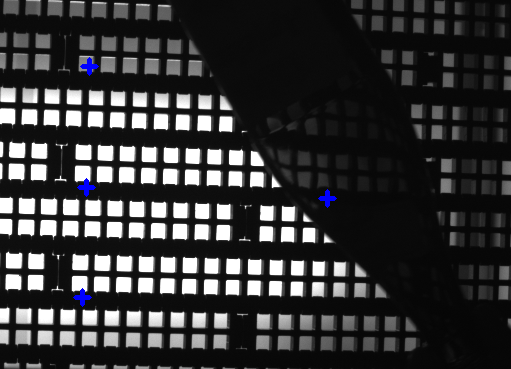
#> input picture algorithms-teach-data/blob-detection-cap.bmp, 511 x 369 px; its folder holds only this picture in this run
$ python master_project.py
#> lines starting #> are read from the running program, lines starting #| are printed output that depends on the picture
### cap_detection.py
import numpy as np
import cv2 as cv
from bottle_detection import BottleDetection

cap_no_filter = {
    "min_convex": 0.75,
    "min_inertia_ratio": 0.55,
    "min_threshold_value": 12,
    "filter_kernel_size": 17,
    "marker_size": 12,
    "marker_width": 2,
    "min_area": 40,
    "max_area": 100
}

cap_with_filter = {
    "min_convex": 0.90,
    "min_inertia_ratio": 0.75,
    "min_threshold_value": 5,
    "filter_kernel_size": 49,
    "marker_size": 12,
    "marker_width": 2,
    "min_area": 40,
    "max_area": 100
}

cap_flag = cap_no_filter


class CapDetection(object):
    def __init__(self, _image, min_radius=45, max_radius=60):
        self.input_image = _image
        self.output_image = _image
        self.min_radius = min_radius
        self.max_radius = max_radius

    def reduce_density(self):
        # self.output_image = cv.cvtColor(self.output_image, cv.COLOR_BGR2GRAY)
        self.output_image = BottleDetection.reduce_density(self.output_image,
                                                           cap_flag["min_threshold_value"],
                                                           cap_flag["filter_kernel_size"],
                                                           cv.THRESH_BINARY,
                                                           "cap")

    def get_caps_using_blobs(self):
        params = cv.SimpleBlobDetector_Params()
        params.filterByArea = False
        params.filterByCircularity = False
        # high convexity i.e. no breakage in the shape
        # near to the circle
        params.filterByConvexity = True
        params.minConvexity = cap_flag["min_convex"]
        params.maxConvexity = 1.0
        # high inertia i.e. blob should not be
        # elongated but it should be near circle shape
        params.filterByInertia = True
        params.minInertiaRatio = cap_flag["min_inertia_ratio"]
        params.maxInertiaRatio = 1
        # filter blob based on black colors
        # threshold is applied in a way
        # that it makes caps as black (0,0,0)
        params.filterByColor = True
        params.blobColor = 0

        detector = cv.SimpleBlobDetector_create(params)
        key_points = detector.detect(self.output_image)

        unique_key_points = []

        for point in key_points:
            if cap_flag["min_area"] < point.size < cap_flag["max_area"]:
                unique_key_points.append(point)
                cv.drawMarker(self.input_image,
                              (int(point.pt[0]),
                               int(point.pt[1])),
                              (0, 255, 0),
                              cv.MARKER_CROSS,
                              cap_flag["marker_size"],
                              cap_flag["marker_width"])
        # draw caps points -- circle
        cv.drawKeypoints(self.input_image,  # input image
                         unique_key_points,  # keypoints found using blob detection
                         self.input_image,  # output image
                         (0, 255, 0),  # colour for the points
                         cv.DRAW_MATCHES_FLAGS_DRAW_RICH_KEYPOINTS)

    def cap_detection(self):
        self.reduce_density()
        self.get_caps_using_blobs()

### bottle_detection.py
import numpy as np
import cv2 as cv

# common parameters when
# no filter is used
bottle_no_filter = {
    "average_blob_area": 10.,
    "min_threshold_value": 200,
    "filter_kernel_size": 1,
    "marker_size": 15,
    "marker_thickness": 3,
    "tolerance": 40
}

# common parameters when
# (analyzer and polarizer) filter is used
bottle_with_filter = {
    "average_blob_area": 2.0,
    "min_threshold_value": 30,
    "filter_kernel_size": 1,
    "marker_size": 15,
    "marker_thickness": 3,
    "tolerance": 40
}

dark_bottle_filter = {
    "min_blob_area": 40.0,
    "max_blob_area": 200.0,
    "min_threshold_value": 60,
    "filter_kernel_size": 1,
    "marker_size": 15,
    "marker_thickness": 3,
    "tolerance": 40,
    "morph_size": 21
}

# placeholder for the parameter
bottle_flag = bottle_no_filter
dark_flag = dark_bottle_filter


class BottleDetection(object):
    def __init__(self, _image):
        """
        constructor
        """
        self.input_image = _image
        self.output_image = _image
        self.linePoints = []
        self.lineUniquePoints = []

    @staticmethod
    def get_region_of_interest(_reference_image, _x , _y, _width, _height):
        return _reference_image[int(_y):int(_y + _height), int(_x):int(_x + _width)]

    @staticmethod
    def reduce_density(_image, _min_thresh_value, _filter_kernel_size, _method, caller):
        _image = cv.medianBlur(_image, _filter_kernel_size)
        ret, _image = cv.threshold(_image, _min_thresh_value, 255, _method)
        return _image

    # [66 lines left out: functions apply_filters, apply_hough_transform, apply_probabilistic_hough_transform, not called in this run]

    def get_bottles(self):
        self.output_image = self.reduce_density(self.output_image,
                                                bottle_flag["min_threshold_value"],
                                                bottle_flag["filter_kernel_size"],
                                                cv.THRESH_BINARY,
                                                "bottles")
        params = cv.SimpleBlobDetector_Params()
        params.filterByCircularity = False
        params.filterByConvexity = False
        params.filterByArea = False
        params.filterByInertia = False
        params.filterByColor = True
        params.blobColor = 255

        detector = cv.SimpleBlobDetector_create(params)
        key_points = detector.detect(self.output_image)
        height, width, channel = self.output_image.shape

        for point in key_points:
            if point.size > bottle_flag["average_blob_area"]:
                x = point.pt[0]
                y = point.pt[1]

                x_safe = x > bottle_flag["tolerance"] and abs(
                    x - width) > bottle_flag["tolerance"]

                y_safe = y > bottle_flag["tolerance"] and abs(
                    y - width) > bottle_flag["tolerance"]

                if x_safe and y_safe:
                    cv.drawMarker(self.input_image,
                                  (int(x), int(y)),
                                  (0, 0, 255),
                                  cv.MARKER_CROSS,
                                  bottle_flag["marker_size"],
                                  bottle_flag["marker_thickness"])

    def get_dark_bottles(self):
        self.output_image = self.reduce_density(self.output_image,
                                                dark_flag["min_threshold_value"],
                                                dark_flag["filter_kernel_size"],
                                                cv.THRESH_BINARY_INV,
                                                "dark-bottles")

        element = cv.getStructuringElement(
            cv.MORPH_RECT,
            (1 * dark_flag["morph_size"] + 1, 1 * dark_flag["morph_size"] + 1))

        for index in range(5):
            self.output_image = cv.morphologyEx(self.output_image, cv.MORPH_OPEN, element)

        params = cv.SimpleBlobDetector_Params()
        params.filterByCircularity = False
        params.filterByConvexity = False
        params.filterByArea = False
        params.filterByInertia = False
        params.filterByColor = True
        params.blobColor = 255
        # apply blob detection with the given criteria
        detector = cv.SimpleBlobDetector_create(params)
        # vector of keypoints
        key_points = detector.detect(self.output_image)
        height, width, channel = self.output_image.shape
        for p in key_points:
            lower_boundary = p.size > dark_flag["min_blob_area"]
            upper_boundary = p.size < dark_flag["max_blob_area"]
            if lower_boundary and upper_boundary:
                x = p.pt[0]
                y = p.pt[1]
                x_boundary = x > dark_flag["tolerance"] and abs(
                    x - width) > dark_flag["tolerance"]
                y_boundary = y > dark_flag["tolerance"] and abs(
                    y - width) > dark_flag["tolerance"]
                if x_boundary and y_boundary:
                    cv.drawMarker(self.input_image,
                                  (int(x), int(y)),
                                  (255, 0, 0),
                                  cv.MARKER_CROSS,
                                  dark_flag["marker_size"],
                                  dark_flag["marker_thickness"])

    def compute_results(self, _with_wait_key=True):
        thresh = self.apply_filters(self.input_image)
        self.apply_probabilistic_hough_transform(thresh, _with_wait_key)

### master_project.py
import cv2 as cv
import os
import fnmatch
import requests
from numpy import fromstring, uint8
from bottle_detection import BottleDetection
from cap_detection import CapDetection

cwd = "/Users/siddiqui/Documents/Projects/master-project/meetings/"
ip_address = 'http://192.168.2.102:9090/'


def fetch_images_from_folder(folder):
    _images = []
    for root, dir_names, file_names in os.walk(folder):
        for filename in fnmatch.filter(file_names, '*.bmp'):
            img = cv.imread(os.path.join(folder, os.path.join(root, filename)))
#> img is the input picture: shape (369, 511, 3); mean B, G, R 54.3, 53.6, 53.6
            if img is not None:
                _images.append(img)
    return _images


def get_stream_from_ip():
    stream = requests.get(ip_address, stream=True)
    if stream.status_code == 200:
        data_bytes = bytes()
        for chunk in stream.iter_content(chunk_size=2048):
            data_bytes += chunk
            a = data_bytes.find(b'\xff\xd8')
            b = data_bytes.find(b'\xff\xd9')
            if a != -1 and b != -1:
                jpg = data_bytes[a:b + 2]
                data_bytes = data_bytes[b + 2:]
                frame = cv.imdecode(fromstring(jpg, dtype=uint8), cv.IMREAD_COLOR)
                perform_algorithm(frame)
                if cv.waitKey(1) == 27:
                    exit(0)


def perform_detection():
    images = fetch_images_from_folder(cwd + "algorithms-teach-data/")
#> images = 1 item
    for image in images:
        perform_algorithm(image)
#> this loop made 1 pass
#> pass 1, in perform_algorithm, `image = cv.resize(image, None, fx=2, fy=2, interpolation=cv.INTER_LINE..`:
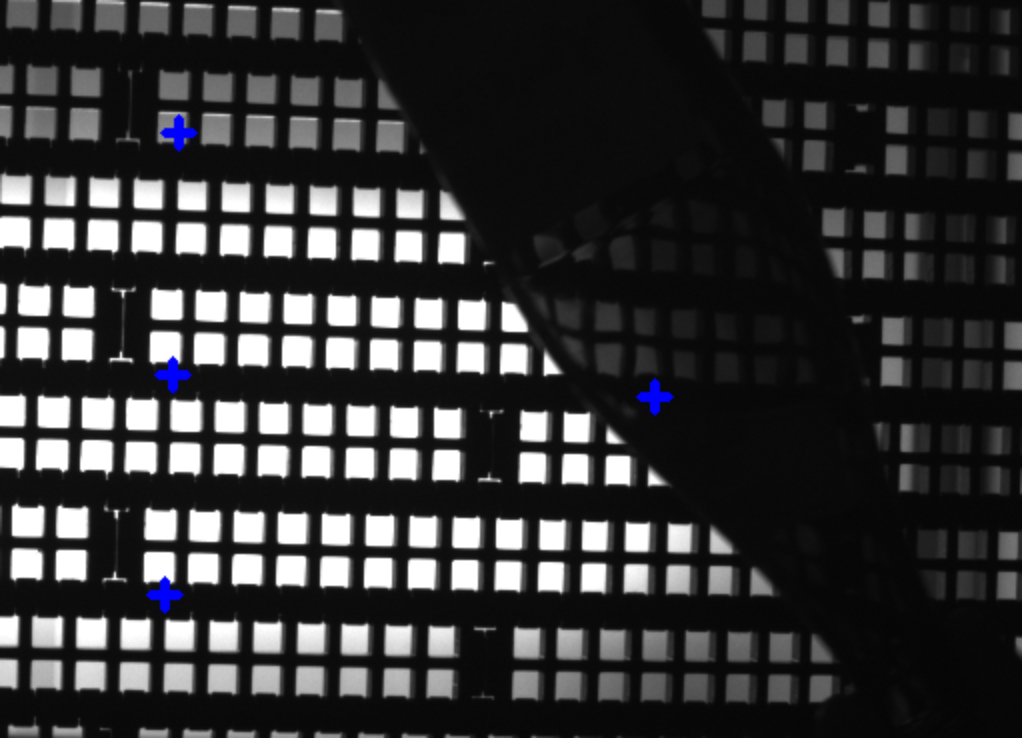
#> image: shape (738, 1022, 3); mean of channels 0, 1, 2 54.3, 53.5, 53.5; drawn as B, G, R
#> pass 1, in perform_algorithm, `image = BottleDetection.get_region_of_interest(image, width / 7,`:
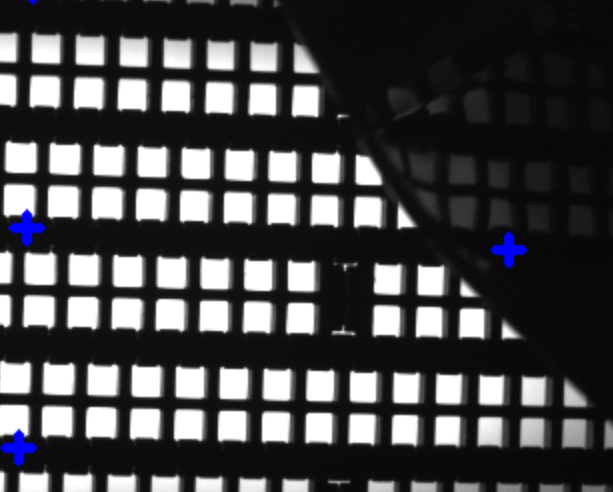
#> image: shape (492, 613, 3); mean of channels 0, 1, 2 74.2, 72.7, 72.7; drawn as B, G, R
#> pass 1, in reduce_density, `self.output_image = BottleDetection.reduce_density(self.output_image, ..`:
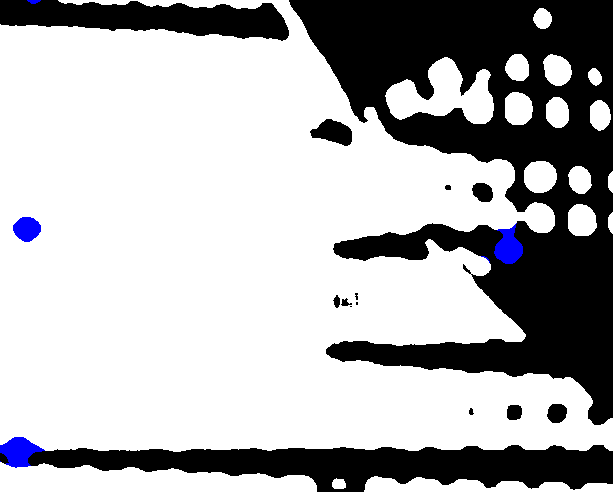
#> self.output_image: shape (492, 613, 3); mean of channels 0, 1, 2 179.1, 177.3, 177.3; drawn as B, G, R
#> pass 1, in get_bottles, `self.output_image = self.reduce_density(self.output_image, bottle_flag..`:
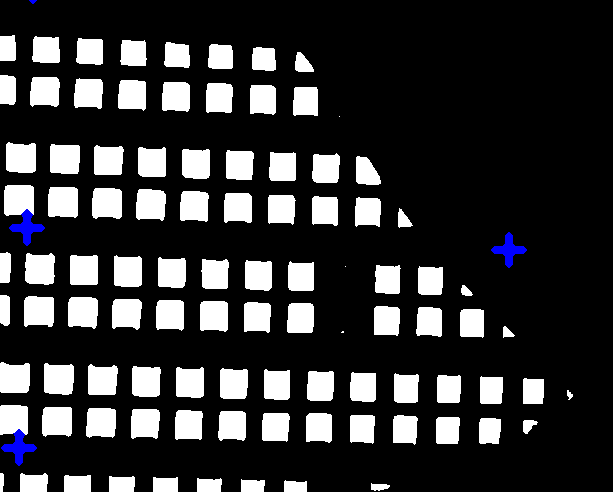
#> self.output_image: shape (492, 613, 3); mean of channels 0, 1, 2 53, 51.7, 51.7; drawn as B, G, R
    cv.destroyAllWindows()


def perform_algorithm(image):
    image = cv.resize(image, None, fx=2, fy=2, interpolation=cv.INTER_LINEAR)
    height, width, channel = image.shape
    image = BottleDetection.get_region_of_interest(image,
                                                   width / 7,  # x
                                                   height / 5,  # y
                                                   width - (2 * width / 5),
                                                   height - height / 3)
    detect_cap = CapDetection(image)
    detect_bottle = BottleDetection(image)
    detect_dark_bottle = BottleDetection(image)

    detect_cap.cap_detection()
    detect_bottle.get_bottles()
    detect_dark_bottle.get_dark_bottles()
    cv.imshow("result", image)
    cv.waitKey(1)


perform_detection()
